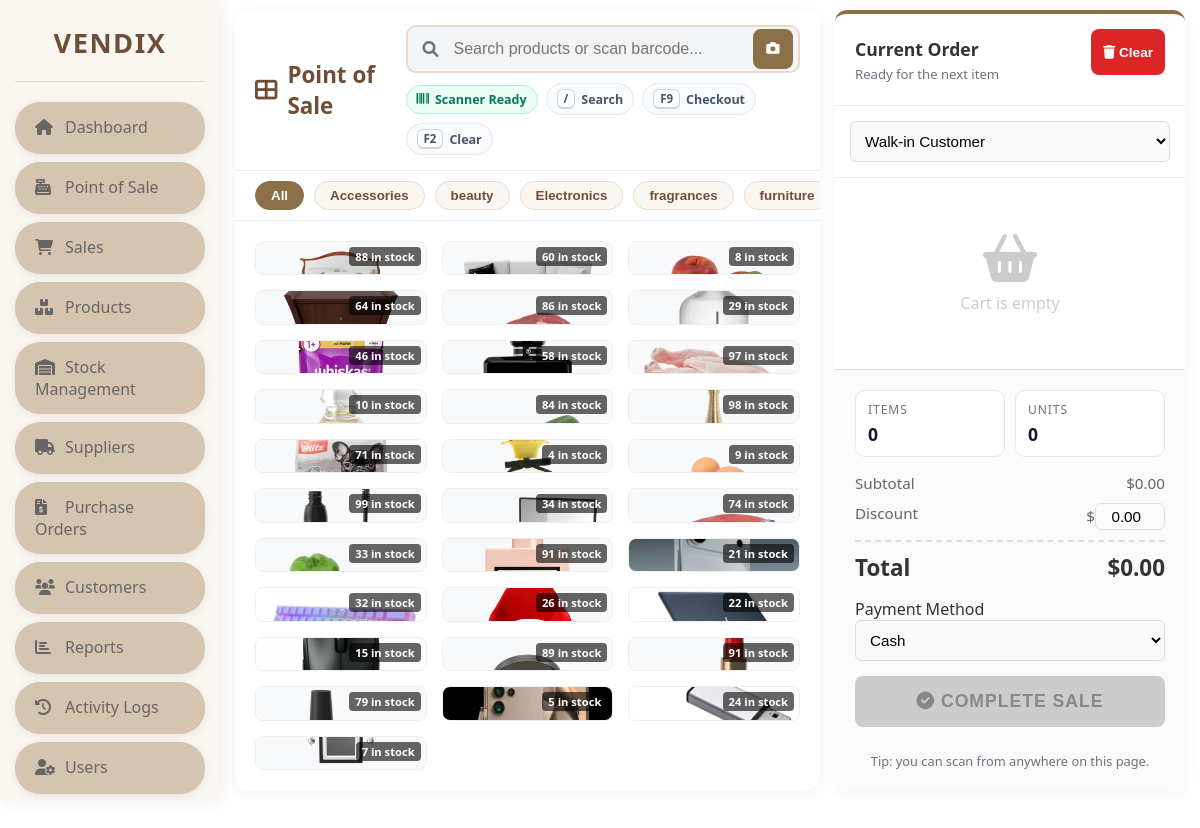
/pages/pos.php (signed in), run on the app's committed database.
### tables this page shows
CREATE TABLE IF NOT EXISTS `products` (
  `id` int NOT NULL AUTO_INCREMENT,
  `name` varchar(150) NOT NULL,
  `sku` varchar(50) DEFAULT NULL,
  `barcode` varchar(100) DEFAULT NULL,
  `price` decimal(10,2) NOT NULL,
  `cost_price` decimal(10,2) NOT NULL,
  `stock` int NOT NULL DEFAULT '0',
  `min_stock` int NOT NULL DEFAULT '0',
  `supplier_id` int DEFAULT NULL,
  `category` varchar(100) DEFAULT NULL,
  `image_url` varchar(255) DEFAULT NULL,
  `status` enum('active','inactive') NOT NULL DEFAULT 'active',
  PRIMARY KEY (`id`),
  KEY `supplier_id` (`supplier_id`)
);

### pages/pos.php (the view, shortened to what this page needs)
<?php
include '../config/auth.php';
$productsResult = $conn->query("SELECT id, name, price, stock, image_url, category, barcode, sku FROM products WHERE status = 'active' AND stock > 0 ORDER BY name");
$products = [];
while ($row = $productsResult->fetch_assoc()) {
    $products[] = $row;
}
$categoriesResult = $conn->query("SELECT DISTINCT category FROM products WHERE status = 'active' AND category IS NOT NULL AND category != '' ORDER BY category");
$categories = [];
while ($row = $categoriesResult->fetch_assoc()) {
    $categories[] = $row['category'];
}
include '../includes/header.php';
?>
<div class="main-container">
    <?php include '../includes/sidebar.php'; ?>
    <div class="content-area pos-content-area">
        <div class="pos-layout">
            <div class="pos-products-section">
                <div class="pos-header">
                    <h2><i class="fas fa-th-large"></i> Point of Sale</h2>
                    <div class="pos-search-wrapper">
                        <div class="pos-search-input-group">
                            <i class="fas fa-search"></i>
                            <input type="text" id="posSearch" placeholder="Search products or scan barcode..." oninput="filterProducts()">
                            <button type="button" class="pos-scan-btn" onclick="togglePOSScanner()" title="Scan with camera">
                                <i class="fas fa-camera"></i>
                            </button>
                        </div>
                        <div class="pos-search-hints">
                            <span class="pos-scanner-badge" id="posScannerBadge"><i class="fas fa-barcode"></i> Scanner Ready</span>
                            <span class="pos-shortcut-hint"><kbd>/</kbd> Search</span>
                            <span class="pos-shortcut-hint"><kbd>F9</kbd> Checkout</span>
                            <span class="pos-shortcut-hint"><kbd>F2</kbd> Clear</span>
                        </div>
                    </div>
                </div>
                <div class="pos-categories">
                    <button class="pos-cat-btn active" onclick="filterByCategory('all')">All</button>
                    <?php foreach ($categories as $cat): ?>
                    <button class="pos-cat-btn" onclick="filterByCategory('<?php echo htmlspecialchars(addslashes($cat)); ?>')"><?php echo htmlspecialchars($cat); ?></button>
                    <?php endforeach; ?>
                </div>
                <div class="pos-products-grid" id="posProductsGrid">
                    <?php foreach ($products as $p): ?>
                    <div class="pos-product-card"
                         data-id="<?php echo $p['id']; ?>"
                         data-name="<?php echo htmlspecialchars(addslashes($p['name'])); ?>"
                         data-price="<?php echo $p['price']; ?>"
                         data-stock="<?php echo $p['stock']; ?>"
                         data-category="<?php echo htmlspecialchars(addslashes($p['category'])); ?>"
                         data-barcode="<?php echo htmlspecialchars($p['barcode'] ?? ''); ?>"
                         data-sku="<?php echo htmlspecialchars($p['sku'] ?? ''); ?>"
                         onclick="addToCart(this)">
                        <div class="pos-product-image">
                            <?php if (!empty($p['image_url'])): ?>
                                <img src="<?php echo htmlspecialchars($p['image_url']); ?>" alt="<?php echo htmlspecialchars($p['name']); ?>">
                            <?php else: ?>
                                <div class="pos-no-image"><i class="fas fa-box"></i></div>
                            <?php endif; ?>
                            <div class="pos-product-stock"><?php echo $p['stock']; ?> in stock</div>
                        </div>
                    </div>
                    <?php endforeach; ?>
                </div>
            </div>
            <div class="pos-cart-section">
                <div class="pos-cart-header">
                    <div>
                        <h3>Current Order</h3>
                        <div class="pos-cart-subtitle" id="posCartStatus">Ready for the next item</div>
                    </div>
                    <button class="btn btn-sm btn-danger" onclick="clearCart()"><i class="fas fa-trash"></i> Clear</button>
                </div>
                <div class="pos-customer-select">
                    <select id="posCustomer" class="pos-input">
                        <option value="">Walk-in Customer</option>
                    </select>
                </div>
                <div class="pos-cart-items" id="posCartItems">
                    <div class="pos-empty-cart">
                        <i class="fas fa-shopping-basket"></i>
                        <p>Cart is empty</p>
                    </div>
                </div>
                <div class="pos-cart-footer">
                    <div class="pos-cart-meta">
                        <div class="pos-cart-meta-card">
                            <span class="pos-cart-meta-label">Items</span>
                            <strong id="posItemCount">0</strong>
                        </div>
                        <div class="pos-cart-meta-card">
                            <span class="pos-cart-meta-label">Units</span>
                            <strong id="posUnitCount">0</strong>
                        </div>
                    </div>
                    <div class="pos-summary-row">
                        <span>Subtotal</span>
                        <span id="posSubtotal">$0.00</span>
                    </div>
                    <div class="pos-summary-row">
                        <span>Discount</span>
                        <span>
                            $<input type="number" id="posDiscount" class="pos-input" style="width: 70px; padding: 4px 8px; text-align: right; display: inline-block; background: transparent; border: 1px solid #ddd;" value="0.00" min="0" step="0.01" onchange="renderCart()">
                        </span>
                    </div>
                    <div class="pos-summary-row pos-total-row">
                        <span>Total</span>
                        <span id="posTotal">$0.00</span>
                    </div>
                    <div class="pos-payment-method">
                        <label>Payment Method</label>
                        <select id="posPaymentMethod" class="pos-input">
                            <option value="Cash">Cash</option>
                        </select>
                    </div>
                    <button class="btn btn-primary pos-checkout-btn" onclick="checkout()" id="checkoutBtn" disabled>
                        <i class="fas fa-check-circle"></i> Complete Sale
                    </button>
                    <div class="pos-footer-note">Tip: you can scan from anywhere on this page.</div>
                </div>
            </div>
        </div>
    </div>
</div>

### assets/css/style.css (style rules this page uses)
* { margin: 0; padding: 0; box-sizing: border-box; }
body { font-family: 'Segoe UI', Tahoma, Geneva, Verdana, sans-serif; background-color: #ffffff; color: #333; display: flex; flex-direction: column; min-height: 100vh; padding-bottom: 80px; }
.main-container { display: flex; margin-top: 0; flex: 1; }
.content-area { margin-left: 220px; flex: 1; padding: 20px 30px; background-color: #fff; margin-bottom: 80px; min-height: 100vh; }
h2 { color: #6F4E37; margin-bottom: 20px; font-size: 1.5rem; }
h3 { color: #8B6F47; font-size: 1.1rem; }
.btn { padding: 12px 24px; border-radius: 8px; border: none; cursor: pointer; font-size: 0.95rem; transition: all 0.3s ease; margin-bottom: 15px; display: inline-block; font-weight: 600; text-decoration: none; min-height: 46px; }
.btn-primary { background: linear-gradient(135deg, #6F4E37 0%, #8B6F47 100%); color: #fff; box-shadow: 0 4px 12px rgba(111, 78, 55, 0.3); }
.btn-danger { background-color: #dc2626; color: #fff; padding: 6px 12px; font-size: 0.85rem; }

### data on the page
products: image_url (picture), stock "88"
products: image_url (picture), stock "60"
products: image_url (picture), stock "8"
products: image_url (picture), stock "64"
products: image_url (picture), stock "86"
products: image_url (picture), stock "29"
products: image_url (picture), stock "46"
products: image_url (picture), stock "58"
products: image_url (picture), stock "97"
products: image_url (picture), stock "10"
products: image_url (picture), stock "84"
products: image_url (picture), stock "98"
products: image_url (picture), stock "71"
products: image_url (picture), stock "4"
products: image_url (picture), stock "9"
products: image_url (picture), stock "99"
products: image_url (picture), stock "34"
products: image_url (picture), stock "74"
products: image_url (picture), stock "33"
products: image_url (picture), stock "91"
products: image_url (picture), stock "21"
products: image_url (picture), stock "32"
products: image_url (picture), stock "26"
products: image_url (picture), stock "22"
products: image_url (picture), stock "15"
products: image_url (picture), stock "89"
products: image_url (picture), stock "91"
products: image_url (picture), stock "79"
products: image_url (picture), stock "5"
products: image_url (picture), stock "24"
products: image_url (picture), stock "7"

### other printed values
$cat "Accessories"
$cat "beauty"
$cat "Electronics"
$cat "fragrances"
$cat "furniture"
